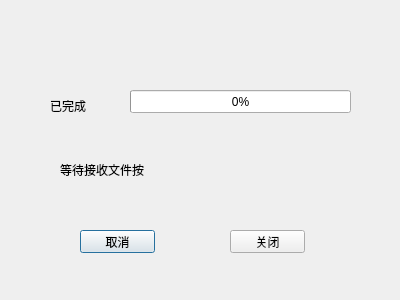
<?xml version="1.0" encoding="UTF-8"?>
<ui version="4.0">
 <class>Client</class>
 <widget class="QDialog" name="Client">
  <property name="geometry">
   <rect>
    <x>0</x>
    <y>0</y>
    <width>400</width>
    <height>300</height>
   </rect>
  </property>
  <property name="windowTitle">
   <string>Dialog</string>
  </property>
  <widget class="QLabel" name="label">
   <property name="geometry">
    <rect>
     <x>50</x>
     <y>100</y>
     <width>54</width>
     <height>12</height>
    </rect>
   </property>
   <property name="text">
    <string>已完成</string>
   </property>
  </widget>
  <widget class="QLabel" name="cstatusLbl">
   <property name="geometry">
    <rect>
     <x>60</x>
     <y>160</y>
     <width>141</width>
     <height>20</height>
    </rect>
   </property>
   <property name="text">
    <string>等待接收文件按</string>
   </property>
  </widget>
  <widget class="QProgressBar" name="progressBar">
   <property name="geometry">
    <rect>
     <x>130</x>
     <y>90</y>
     <width>221</width>
     <height>23</height>
    </rect>
   </property>
   <property name="value">
    <number>0</number>
   </property>
  </widget>
  <widget class="QPushButton" name="ccanclebtn">
   <property name="geometry">
    <rect>
     <x>80</x>
     <y>230</y>
     <width>75</width>
     <height>23</height>
    </rect>
   </property>
   <property name="text">
    <string>取消</string>
   </property>
  </widget>
  <widget class="QPushButton" name="cclosebtn">
   <property name="geometry">
    <rect>
     <x>230</x>
     <y>230</y>
     <width>75</width>
     <height>23</height>
    </rect>
   </property>
   <property name="text">
    <string>关闭</string>
   </property>
  </widget>
 </widget>
 <resources/>
 <connections/>
</ui>
